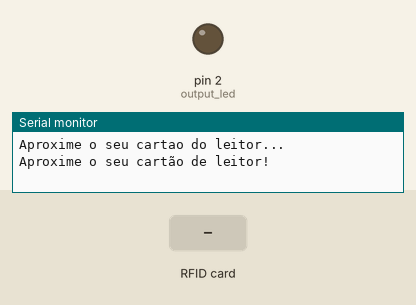
The sketch below on a simulated Arduino Uno, built with avr-gcc and run on an emulated ATmega328P. On the bench: output pins drawn as LEDs (lit = HIGH), the last lines printed to the serial monitor. Inputs (shaded band) come from the test bench. Pins used as bus, display or sensor lines are not drawn.

Above: at 1.2 s.
1.3 s: RFID card ED E8 E2 2B held to the reader
At 2.3 s:
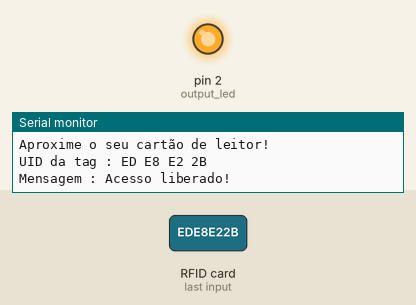
Timing chart, 0 to 5.8 s (numbered marks = the images above; inputs shaded):
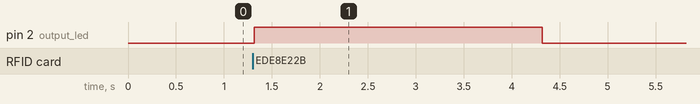

Measured:
- after the input at 1.3 s, pin 2 (output_led): LOW → HIGH at once, → LOW 3.0 s later

The sketch:

sensor_rfid.ino
```cpp
//Autor : FILIPEFLOP

#include <SPI.h>
#include <MFRC522.h>

#define SS_PIN 10
#define RST_PIN 9
MFRC522 mfrc522(SS_PIN, RST_PIN);  // Create MFRC522 instance.

char st[20];
int output_led = 2;

void setup()
{
  Serial.begin(9600); // Inicia a serial
  SPI.begin();    // Inicia  SPI bus
  mfrc522.PCD_Init(); // Inicia MFRC522
  Serial.println("Aproxime o seu cartao do leitor...");
  Serial.println();
  //Define o número de colunas e linhas do LCD:
  mensageminicial();

  pinMode(output_led, OUTPUT);
}

void loop()
{
  // Look for new cards
  if ( ! mfrc522.PICC_IsNewCardPresent())
  {
    return;
  }
  // Select one of the cards
  if ( ! mfrc522.PICC_ReadCardSerial())
  {
    return;
  }
  //Mostra UID na serial
  Serial.print("UID da tag :");
  String conteudo= "";
  byte letra;
  for (byte i = 0; i < mfrc522.uid.size; i++)
  {
     Serial.print(mfrc522.uid.uidByte[i] < 0x10 ? " 0" : " ");
     Serial.print(mfrc522.uid.uidByte[i], HEX);
     conteudo.concat(String(mfrc522.uid.uidByte[i] < 0x10 ? " 0" : " "));
     conteudo.concat(String(mfrc522.uid.uidByte[i], HEX));
  }
  Serial.println();
  Serial.print("Mensagem : ");
  conteudo.toUpperCase();
  if (conteudo.substring(1) != "BD 38 70 8B") //UID 1 - Chaveiro
  {
    digitalWrite(output_led, HIGH);
    Serial.println("Acesso liberado!");
    delay(3000);
    digitalWrite(output_led, LOW);
    mensageminicial();
  }

  if (conteudo.substring(1) == "ED E8 E2 2B") //UID 2 - Cartao
  {
    digitalWrite(output_led, LOW);
    Serial.println("Acesso negado!");
    delay(3000);
    mensageminicial();
  }
}

void mensageminicial()
{
  Serial.println("Aproxime o seu cartão de leitor!");
}
```
